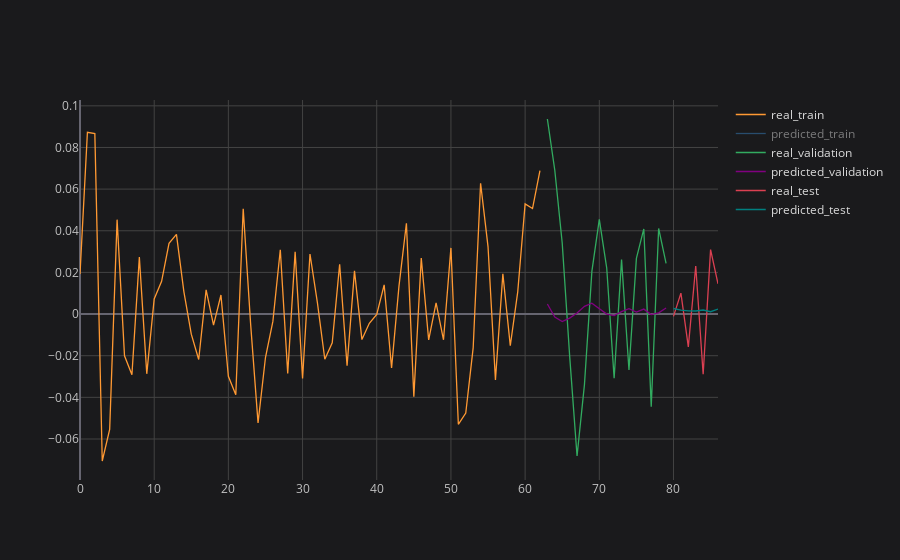

Notebook code for this chart:
### Code cell
# plotting partial result
plot_ticker = 'PETR4'
plot_feature = 'Adj Close'
plot_imf = 'IMF1'

concatenated_results[plot_ticker][plot_feature][plot_imf].iplot(title=f'{plot_ticker} {plot_feature} {plot_imf}', asFigure=True, layout=space)

### Figure 1 — Plotly figure (JSON) as saved in the notebook; plotly's stock layout.template omitted (floating-point values rounded to 4 significant figures)
{"data": [{"line": {"color": "rgba(255, 153, 51, 1.0)", "dash": "solid", "shape": "linear", "width": 1.3}, "mode": "lines", "name": "real_train", "text": "", "type": "scatter", "x": [0, 1, 2, 3, 4, 5, 6, 7, 8, 9, 10, 11, 12, 13, 14, 15, 16, 17, 18, 19, 20, 21, 22, 23, 24, 25, 26, 27, 28, 29, 30, 31, 32, 33, 34, 35, 36, 37, 38, 39, 40, 41, 42, 43, 44, 45, 46, 47, 48, 49, 50, 51, 52, 53, 54, 55, 56, 57, 58, 59, 60, 61, 62, 63, 64, 65, 66, 67, 68, 69, 70, 71, 72, 73, 74, 75, 76, 77, 78, 79, 80, 81, 82, 83, 84, 85, 86], "y": [0.01921, 0.08728, 0.08665, -0.07056, -0.05538, 0.04534, -0.02005, -0.02914, 0.02733, -0.0287, 0.007274, 0.01572, 0.03394, 0.03824, 0.01081, -0.009654, -0.02182, 0.01162, -0.005288, 0.009157, -0.02988, -0.03871, 0.05055, -0.00482, -0.05227, -0.02088, -0.003542, 0.03091, -0.02855, 0.02985, -0.03089, 0.02884, 0.005491, -0.0217, -0.01376, 0.02391, -0.02482, 0.02073, -0.01226, -0.004456, -0.0001314, 0.01399, -0.02593, 0.01351, 0.04362, -0.03965, 0.02688, -0.01245, 0.005379, -0.01235, 0.03176, -0.05293, -0.04752, -0.01615, 0.06284, 0.03242, -0.03163, 0.01931, -0.01522, 0.01051, 0.05287, 0.05068, 0.06883, "", "", "", "", "", "", "", "", "", "", "", "", "", "", "", "", "", "", "", "", "", "", "", ""]}, {"line": {"color": "rgba(55, 128, 191, 1.0)", "dash": "solid", "shape": "linear", "width": 1.3}, "mode": "lines", "name": "predicted_train", "text": "", "type": "scatter", "visible": "legendonly", "x": [0, 1, 2, 3, 4, 5, 6, 7, 8, 9, 10, 11, 12, 13, 14, 15, 16, 17, 18, 19, 20, 21, 22, 23, 24, 25, 26, 27, 28, 29, 30, 31, 32, 33, 34, 35, 36, 37, 38, 39, 40, 41, 42, 43, 44, 45, 46, 47, 48, 49, 50, 51, 52, 53, 54, 55, 56, 57, 58, 59, 60, 61, 62, 63, 64, 65, 66, 67, 68, 69, 70, 71, 72, 73, 74, 75, 76, 77, 78, 79, 80, 81, 82, 83, 84, 85, 86], "y": [0.006894, 0.003249, -0.0006796, -0.003646, -0.0009662, 0.005701, 0.003313, -7.8e-06, 0.003025, 0.002464, 0.000931, 0.002786, 0.001058, 0.0003778, -0.0004955, -0.0002196, 0.001334, 0.002442, 0.002409, 0.001224, 0.001723, 0.001751, 0.003622, 0.00249, -0.0004951, 0.002748, 0.004305, 0.002626, 0.001276, 0.0007708, 0.002395, 0.0008573, 0.002515, 0.0002838, 0.001773, 0.002836, 0.001845, 0.001015, 0.002386, 0.0009421, 0.002262, 0.001844, 0.001414, 0.001471, 0.002558, 0.0003103, 0.0004001, 0.002935, 0.0006744, 0.002103, 0.001619, 0.001649, 0.001148, 0.004788, 0.004015, 0.001288, -0.001664, 0.0007565, 0.00271, 0.001055, 0.002137, 0.0002856, -0.001536, "", "", "", "", "", "", "", "", "", "", "", "", "", "", "", "", "", "", "", "", "", "", "", ""]}, {"line": {"color": "rgba(50, 171, 96, 1.0)", "dash": "solid", "shape": "linear", "width": 1.3}, "mode": "lines", "name": "real_validation", "text": "", "type": "scatter", "x": [0, 1, 2, 3, 4, 5, 6, 7, 8, 9, 10, 11, 12, 13, 14, 15, 16, 17, 18, 19, 20, 21, 22, 23, 24, 25, 26, 27, 28, 29, 30, 31, 32, 33, 34, 35, 36, 37, 38, 39, 40, 41, 42, 43, 44, 45, 46, 47, 48, 49, 50, 51, 52, 53, 54, 55, 56, 57, 58, 59, 60, 61, 62, 63, 64, 65, 66, 67, 68, 69, 70, 71, 72, 73, 74, 75, 76, 77, 78, 79, 80, 81, 82, 83, 84, 85, 86], "y": ["", "", "", "", "", "", "", "", "", "", "", "", "", "", "", "", "", "", "", "", "", "", "", "", "", "", "", "", "", "", "", "", "", "", "", "", "", "", "", "", "", "", "", "", "", "", "", "", "", "", "", "", "", "", "", "", "", "", "", "", "", "", "", 0.09367, 0.06907, 0.03412, -0.01997, -0.06814, -0.03375, 0.02049, 0.04546, 0.02214, -0.0308, 0.02613, -0.0269, 0.02673, 0.04089, -0.04455, 0.04111, 0.02429, "", "", "", "", "", "", ""]}, {"line": {"color": "rgba(128, 0, 128, 1.0)", "dash": "solid", "shape": "linear", "width": 1.3}, "mode": "lines", "name": "predicted_validation", "text": "", "type": "scatter", "x": [0, 1, 2, 3, 4, 5, 6, 7, 8, 9, 10, 11, 12, 13, 14, 15, 16, 17, 18, 19, 20, 21, 22, 23, 24, 25, 26, 27, 28, 29, 30, 31, 32, 33, 34, 35, 36, 37, 38, 39, 40, 41, 42, 43, 44, 45, 46, 47, 48, 49, 50, 51, 52, 53, 54, 55, 56, 57, 58, 59, 60, 61, 62, 63, 64, 65, 66, 67, 68, 69, 70, 71, 72, 73, 74, 75, 76, 77, 78, 79, 80, 81, 82, 83, 84, 85, 86], "y": ["", "", "", "", "", "", "", "", "", "", "", "", "", "", "", "", "", "", "", "", "", "", "", "", "", "", "", "", "", "", "", "", "", "", "", "", "", "", "", "", "", "", "", "", "", "", "", "", "", "", "", "", "", "", "", "", "", "", "", "", "", "", "", 0.004821, -0.001444, -0.003629, -0.001966, 0.0004839, 0.003686, 0.005224, 0.002783, -2.759e-05, -0.0007286, 0.001195, 0.002557, 0.0009529, 0.002376, -0.0002238, 0.0006034, 0.002908, "", "", "", "", "", "", ""]}, {"line": {"color": "rgba(219, 64, 82, 1.0)", "dash": "solid", "shape": "linear", "width": 1.3}, "mode": "lines", "name": "real_test", "text": "", "type": "scatter", "x": [0, 1, 2, 3, 4, 5, 6, 7, 8, 9, 10, 11, 12, 13, 14, 15, 16, 17, 18, 19, 20, 21, 22, 23, 24, 25, 26, 27, 28, 29, 30, 31, 32, 33, 34, 35, 36, 37, 38, 39, 40, 41, 42, 43, 44, 45, 46, 47, 48, 49, 50, 51, 52, 53, 54, 55, 56, 57, 58, 59, 60, 61, 62, 63, 64, 65, 66, 67, 68, 69, 70, 71, 72, 73, 74, 75, 76, 77, 78, 79, 80, 81, 82, 83, 84, 85, 86], "y": ["", "", "", "", "", "", "", "", "", "", "", "", "", "", "", "", "", "", "", "", "", "", "", "", "", "", "", "", "", "", "", "", "", "", "", "", "", "", "", "", "", "", "", "", "", "", "", "", "", "", "", "", "", "", "", "", "", "", "", "", "", "", "", "", "", "", "", "", "", "", "", "", "", "", "", "", "", "", "", "", -0.001109, 0.01007, -0.01575, 0.02307, -0.02887, 0.03094, 0.01452]}, {"line": {"color": "rgba(0, 128, 128, 1.0)", "dash": "solid", "shape": "linear", "width": 1.3}, "mode": "lines", "name": "predicted_test", "text": "", "type": "scatter", "x": [0, 1, 2, 3, 4, 5, 6, 7, 8, 9, 10, 11, 12, 13, 14, 15, 16, 17, 18, 19, 20, 21, 22, 23, 24, 25, 26, 27, 28, 29, 30, 31, 32, 33, 34, 35, 36, 37, 38, 39, 40, 41, 42, 43, 44, 45, 46, 47, 48, 49, 50, 51, 52, 53, 54, 55, 56, 57, 58, 59, 60, 61, 62, 63, 64, 65, 66, 67, 68, 69, 70, 71, 72, 73, 74, 75, 76, 77, 78, 79, 80, 81, 82, 83, 84, 85, 86], "y": ["", "", "", "", "", "", "", "", "", "", "", "", "", "", "", "", "", "", "", "", "", "", "", "", "", "", "", "", "", "", "", "", "", "", "", "", "", "", "", "", "", "", "", "", "", "", "", "", "", "", "", "", "", "", "", "", "", "", "", "", "", "", "", "", "", "", "", "", "", "", "", "", "", "", "", "", "", "", "", "", 0.002664, 0.0019, 0.001523, 0.00147, 0.001947, 0.001121, 0.002391]}], "layout": {"autosize": true, "legend": {"bgcolor": "#1A1A1C", "font": {"color": "#D9D9D9", "size": 12}}, "paper_bgcolor": "#1A1A1C", "plot_bgcolor": "#1A1A1C", "title": {"font": {"color": "#D9D9D9"}, "x": 0.5}, "xaxis": {"autorange": true, "gridcolor": "#434343", "range": [0, 86], "showgrid": true, "tickfont": {"color": "#C2C2C2", "size": 12}, "title": {"font": {"color": "#D9D9D9"}}, "type": "linear", "zerolinecolor": "#666570"}, "yaxis": {"autorange": true, "gridcolor": "#434343", "range": [-0.07969, 0.1028], "showgrid": true, "tickfont": {"color": "#C2C2C2", "size": 12}, "title": {"font": {"color": "#D9D9D9"}}, "type": "linear", "zerolinecolor": "#666570"}}}
